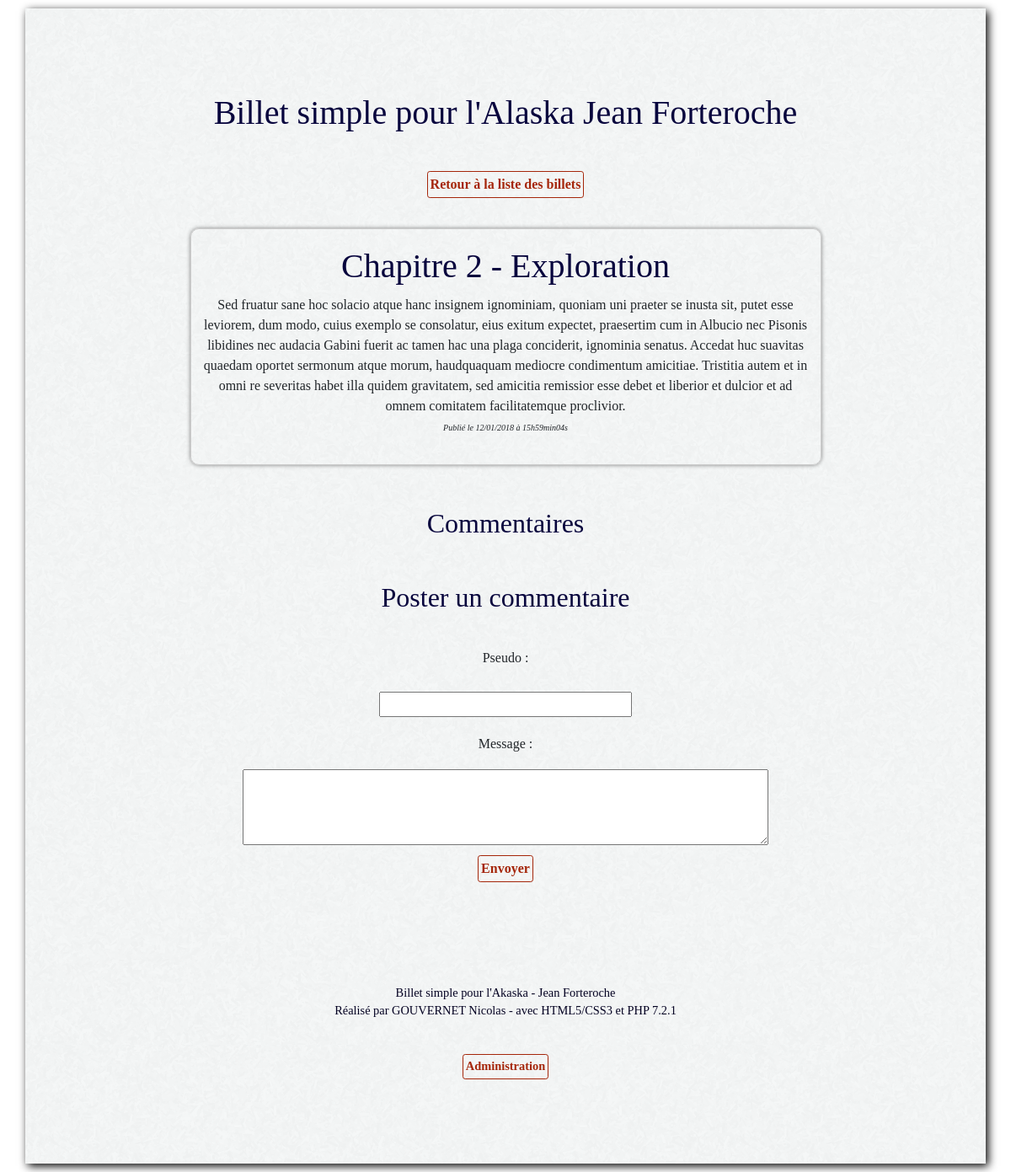
/index.php?section=commentaires&billet=37, run on the app's committed database.
### tables this page shows
CREATE TABLE IF NOT EXISTS `billets` (
  `id` int(11) NOT NULL AUTO_INCREMENT,
  `date_creation` datetime NOT NULL,
  `titre` text NOT NULL,
  `contenu` text NOT NULL,
  PRIMARY KEY (`id`)
);

### Controller/commentaires.php (called while the page is built, shortened)
<?php
include_once('Model/billet.php');
$billet = new Billet();
$id_billet = $_GET['billet'];
$billet->getById($id_billet);
include_once('View/commentaires.php');

### Model/billet.php (called while the page is built, shortened)
<?php
class Billet
{
    private $_titre;
    private $_contenu;
    private $_date_creation_fr;
    public function getTitre()
    {
        return $this->_titre;
    }
    public function getContenu()
    {
        return $this->_contenu;
    }
    public function getDate_creation_fr()
    {
        return $this->_date_creation_fr;
    }
    public function getById($id)
    {
        global $bdd;
        if (ctype_digit($id))
        {
            $id = (int) $id;
        }
        else
        {
            echo $id . ' n\'est pas un nombre.';
        }
        try
        {
            $req = $bdd->prepare('SELECT id, titre, contenu, DATE_FORMAT(date_creation, \'%d/%m/%Y à %Hh%imin%ss\') AS date_creation_fr FROM billets WHERE id = :id');
            $req->bindParam(':id', $id, PDO::PARAM_INT);
            $req->execute();
            $billet = $req->fetch();
            $this->_titre = $billet['titre'];
            $this->_contenu = $billet['contenu'];
            $this->_date_creation_fr = $billet['date_creation_fr'];
        }
        catch (Exception $e)
        {
            echo $e->getMessage();
            echo 'Echec de la requête vérifiez les paramètres.';
        }
    }
}
?>

### View/commentaires.php (the view, shortened to what this page needs)
<!DOCTYPE html>
<html>
    <head>
        <?php include_once('head.php');?>
    </head>
    <body>
        <section id="global" class="container">
            <header id="header" class="row">
                <a id="mainTitle" class="col-12" href="index.php"><h1>Billet simple pour l'Alaska Jean Forteroche </h1></a>
            </header>
                <p><a href="index.php" class="btn btn-secondary btn-sm">Retour à la liste des billets</a></p>
                    <section id="pageContent" class="row justify-content-center">
                        <div class="news">
                           <h3><?php echo htmlspecialchars($billet->getTitre()); ?></h3>
                             <div><?php echo $billet->getContenu();?></div>
                            <p><em class="datePublication">Publié le <?php echo $billet->getDate_creation_fr(); ?></em></p>
                        </div>
                   </section>
        <h2>Commentaires</h2>
        <h2>Poster un commentaire</h2>
            <form action="Controller/commentaire_post.php" method="post" onsubmit="commentaireEnvoye()">
                <p>
                    <label for="auteur">Pseudo</label> : <br /> <input type="text" name="auteur" id="auteur" /><br />
                    <label for="commentaire">Message</label> : <br /> <textarea name="commentaire" id="commentaire"></textarea><br />
                    <input type="submit" value="Envoyer" class="btn btn-secondary btn-sm"/>
               </p>
        </form>
            <footer class="row">
                <div id="footer" class="col-12">
                    <p>Billet simple pour l'Akaska - Jean Forteroche</p>
                    <p>Réalisé par GOUVERNET Nicolas - avec HTML5/CSS3 et PHP 7.2.1</p>
                    <p><a href="index.php?section=log" class="btn btn-secondary btn-sm" id="administration">Administration</a></p>
                </div>
            </footer>
        </section>
    </body>
</html>

### View/style.css (style rules this page uses)
body { font-family: 'Playfair Display', serif; }
* { text-align: center; }
h1 ,h2 { margin-top: 50px; margin-bottom: 40px; color: #07043d; }
h3 { font-size: 2.5rem; color: #07043d; margin-top: 10px; margin-bottom: 10px; }
a { text-decoration: none; }
a { text-decoration: none; color: #07043d; }
.btn { color: #A5260A; padding: 3px; margin: 5px; background-color: rgba(0, 0, 0, 0); border: 1px solid #A5260A; font-weight: bold; cursor: pointer; font-family: 'Playfair Display', serif; font-size: 1em; }
.datePublication { display: inline-block; font-size: x-small; margin-bottom: 10px; }
.news, .commentaire { width:70%; margin:auto; margin-top: 15px; border:1px solid #CCCCCC; border-radius: 10px; padding: 10px; text-align: center; box-shadow: 0px 0px 5px grey; }
textarea { text-align: left; margin-top: 10px; width: 60%; height: 90px; }
#auteur { width: 50%; max-width: 300px; }
input { margin: 20px; }
#administration { margin-top: 40px; margin-bottom: 0px; }
#footer { text-align: center; margin: 100px 0 50px 0; }
#footer p { padding: 0; margin: 0; color: #040222; font-size: 0.9em; }
@media (min-width: 1200px) { body { padding: 30px 0 30px 0; } }
@media (min-width: 1200px) { .container { padding: 75px; } }
@media (min-width: 992px) { body { padding: 20px 0 20px 0; } }
@media (min-width: 992px) { .container { padding: 50px; } }
@media (min-width: 768px) { body { padding: 10px 0 10px 0; } }
@media (min-width: 768px) { .container { box-shadow: 3px 3px 10px black; } }
@media (min-width: 576px) { body { background-image: url("../../View/images/img02.jpg"); } }
#global { background-image: url("../../View/images/paper.png"); }

### data on the page
billets: titre "Chapitre 2 - Exploration", contenu "Sed fruatur sane hoc solacio atque hanc insignem ignominiam, quoniam uni praeter se inusta sit, putet esse leviorem, dum modo, cuius exemplo se consolatur, eius exitum expectet, praesertim cum in Albucio nec Pisonis libidines nec audacia Gabini fuerit ac tamen hac una plaga conciderit, ignominia senatus. Accedat huc suavitas quaedam oportet sermonum atque morum, haudquaquam mediocre condimentum amicitiae. Tristitia autem et in omni re severitas habet illa quidem gravitatem, sed amicitia remissior esse debet et liberior et dulcior et ad omnem comitatem facilitatemque proclivior."

### other printed values
$billet->getDate_creation_fr() "12/01/2018 à 15h59min04s"
